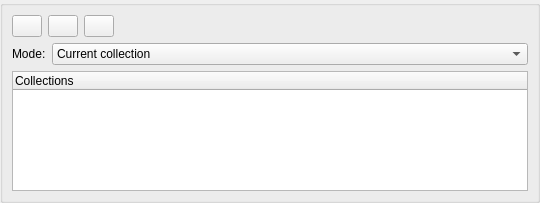
<?xml version="1.0" encoding="UTF-8"?>
<ui version="4.0">
 <class>CollectionsTreeShell</class>
 <widget class="QWidget" name="CollectionsTreeShell">
  <property name="geometry">
   <rect>
    <x>0</x>
    <y>0</y>
    <width>540</width>
    <height>200</height>
   </rect>
  </property>
  <layout class="QVBoxLayout" name="treeShellLayout">
   <property name="leftMargin"><number>0</number></property>
   <property name="topMargin"><number>0</number></property>
   <property name="rightMargin"><number>0</number></property>
   <property name="bottomMargin"><number>0</number></property>
   <item>
    <widget class="QGroupBox" name="collectionGroupBox">
     <layout class="QVBoxLayout" name="collectionLayout">
      <item>
       <layout class="QHBoxLayout" name="collectionButtonLayout">
        <item>
         <widget class="QPushButton" name="addCollectionButton">
          <property name="maximumSize"><size><width>30</width><height>30</height></size></property>
          <property name="text"><string/></property>
          <property name="icon"><iconset theme="document-new"/></property>
         </widget>
        </item>
        <item>
         <widget class="QPushButton" name="removeCollectionButton">
          <property name="maximumSize"><size><width>30</width><height>30</height></size></property>
          <property name="text"><string/></property>
          <property name="icon"><iconset theme="edit-delete"/></property>
         </widget>
        </item>
        <item>
         <widget class="QPushButton" name="duplicateCollectionButton">
          <property name="maximumSize"><size><width>30</width><height>30</height></size></property>
          <property name="toolTip"><string>Duplicate the selected collection</string></property>
          <property name="text"><string/></property>
          <property name="icon"><iconset theme="edit-copy"/></property>
         </widget>
        </item>
        <item>
         <spacer name="collectionSpacer">
          <property name="orientation"><enum>Qt::Orientation::Horizontal</enum></property>
          <property name="sizeHint" stdset="0"><size><width>40</width><height>20</height></size></property>
         </spacer>
        </item>
       </layout>
      </item>
      <!-- Kartend-kzxcs: the Mode label + combo get their OWN row rather than
           sharing the button row. Sharing it left the combo about 85px inside
           the 260px navigation rail — three 30px buttons, their spacing, the
           label and the margins consume the rest — so "Current + subcollections"
           was hard-cut to "Current co".
           Widening the combo cannot fix that from inside: navPane carries an
           EXPLICIT minimumSize of 220 in settingsdialog.ui, and an explicit
           minimum overrides the computed minimumSizeHint, so no child minimum
           can push the rail wider and an over-wide child is simply clipped.
           A full-width row hands the combo the rail's whole inner width, which
           fits the longest entry without touching the rail geometry — the
           "rail stays compact; every extra pixel of width goes to the content
           pane" intent in settingsdialognav.cpp is preserved. -->
      <item>
       <layout class="QHBoxLayout" name="settingsScopeLayout">
        <item>
         <widget class="QLabel" name="settingsScopeLabel">
          <property name="text"><string>Mode:</string></property>
          <property name="toolTip"><string>Choose which collections future Save actions apply to</string></property>
         </widget>
        </item>
        <item>
         <widget class="QComboBox" name="settingsScopeComboBox">
          <property name="sizePolicy">
           <sizepolicy hsizetype="Expanding" vsizetype="Fixed">
            <horstretch>1</horstretch><verstretch>0</verstretch>
           </sizepolicy>
          </property>
          <property name="toolTip"><string>Settings Mode controls the scope of Save: just the selected collection, the selected collection plus its subcollections, or every collection</string></property>
          <item><property name="text"><string>Current collection</string></property></item>
          <item><property name="text"><string>Current + subcollections</string></property></item>
          <item><property name="text"><string>All collections</string></property></item>
         </widget>
        </item>
       </layout>
      </item>
      <item>
       <widget class="CollectionTreeWidget" name="collectionTreeWidget">
        <property name="minimumSize"><size><width>0</width><height>120</height></size></property>
        <property name="rootIsDecorated"><bool>true</bool></property>
        <property name="itemsExpandable"><bool>true</bool></property>
        <property name="animated"><bool>true</bool></property>
        <column>
         <property name="text"><string>Collections</string></property>
        </column>
       </widget>
      </item>
     </layout>
    </widget>
   </item>
  </layout>
 </widget>
 <customwidgets>
  <customwidget>
   <class>CollectionTreeWidget</class>
   <extends>QTreeWidget</extends>
   <header>collectiontreewidget.h</header>
  </customwidget>
 </customwidgets>
 <resources/>
 <connections/>
</ui>
